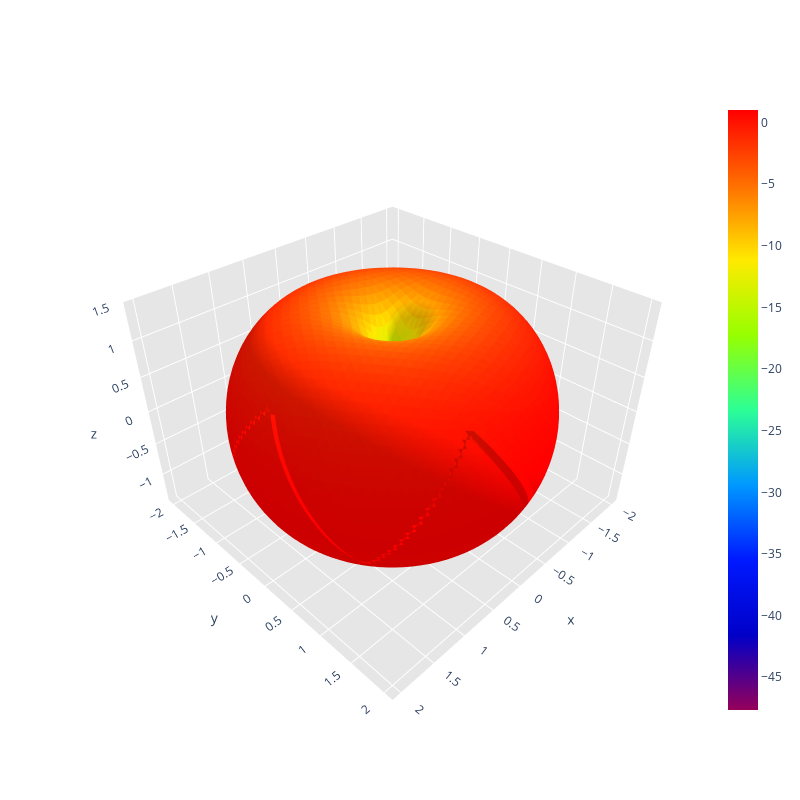

Here is the notebook cell this chart was saved with:
### Code cell
# Maillage dense pour une sphère utilisée dans les calculs de rayonnement
filename_sphere_dense = '../../data/sphere_mesh/sphere_dense.mat'

mesh2_mat = 'data/antennas_mesh2/Monopole_Antenna_mesh2.mat'
current_mat = 'data/antennas_current/Monopole_Antenna_current.mat'
gain_power_mat = 'data/antennas_gain_power/Monopole_Antenna_gain_power.mat'

observationPoint = np.array([100, 0, 0])

calculate_electric_magnetic_field_at_point(mesh2_mat, current_mat, observationPoint, radiation=True)

print("Calculating radiation intensity distribution over sphere surface...")
radiation_intensity_distribution_over_sphere_surface(mesh2_mat, current_mat, filename_sphere_dense, radiation=True)

# Étape 3 : Génération du diagramme de directivité
print("Generating antenna directivity pattern...")
antenna_directivity_pattern(mesh2_mat, current_mat, gain_power_mat, radiation=True)

### Figure 1 — Plotly figure (JSON) as saved in the notebook; plotly's stock layout.template omitted (floating-point values rounded to 4 significant figures; data arrays with more than 128 entries replaced by an {"elided": "..."} marker saying what was removed)
{"data": [{"facecolor": {"elided": "8000 str values"}, "i": {"elided": "8000 int values"}, "j": {"elided": "8000 int values"}, "k": {"elided": "8000 int values"}, "name": "", "type": "mesh3d", "x": {"elided": "4002 float values"}, "y": {"elided": "4002 float values"}, "z": {"elided": "4002 float values"}}, {"hoverinfo": "none", "marker": {"color": [-47.65, 1.016], "colorscale": [[0, "rgb(150, 0, 90)"], [0.125, "rgb(0, 0, 200)"], [0.25, "rgb(0, 25, 255)"], [0.375, "rgb(0, 152, 255)"], [0.5, "rgb(44, 255, 150)"], [0.625, "rgb(151, 255, 0)"], [0.75, "rgb(255, 234, 0)"], [0.875, "rgb(255, 111, 0)"], [1, "rgb(255, 0, 0)"]], "showscale": true, "size": 0.1}, "mode": "markers", "showlegend": false, "type": "scatter3d", "x": [0.002991], "y": [0.002173], "z": [0.04827]}], "layout": {"height": 800, "scene": {"aspectratio": {"x": 1.0, "y": 1, "z": 0.6985}, "xaxis": {"backgroundcolor": "rgb(230, 230, 230)", "gridcolor": "rgb(255, 255, 255)", "showbackground": true, "zerolinecolor": "rgb(255, 255, 255)"}, "yaxis": {"backgroundcolor": "rgb(230, 230, 230)", "gridcolor": "rgb(255, 255, 255)", "showbackground": true, "zerolinecolor": "rgb(255, 255, 255)"}, "zaxis": {"backgroundcolor": "rgb(230, 230, 230)", "gridcolor": "rgb(255, 255, 255)", "showbackground": true, "zerolinecolor": "rgb(255, 255, 255)"}}, "title": {"text": ""}, "width": 800}}
